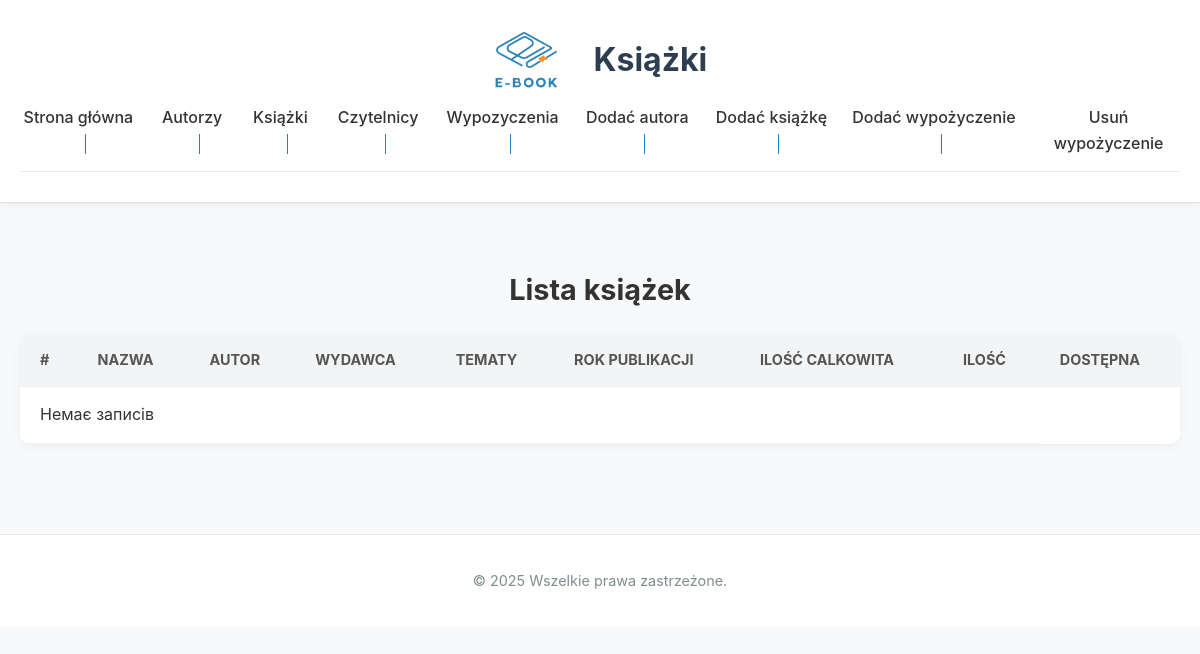
Page /Main/ksiazki.php on the earlier database version.
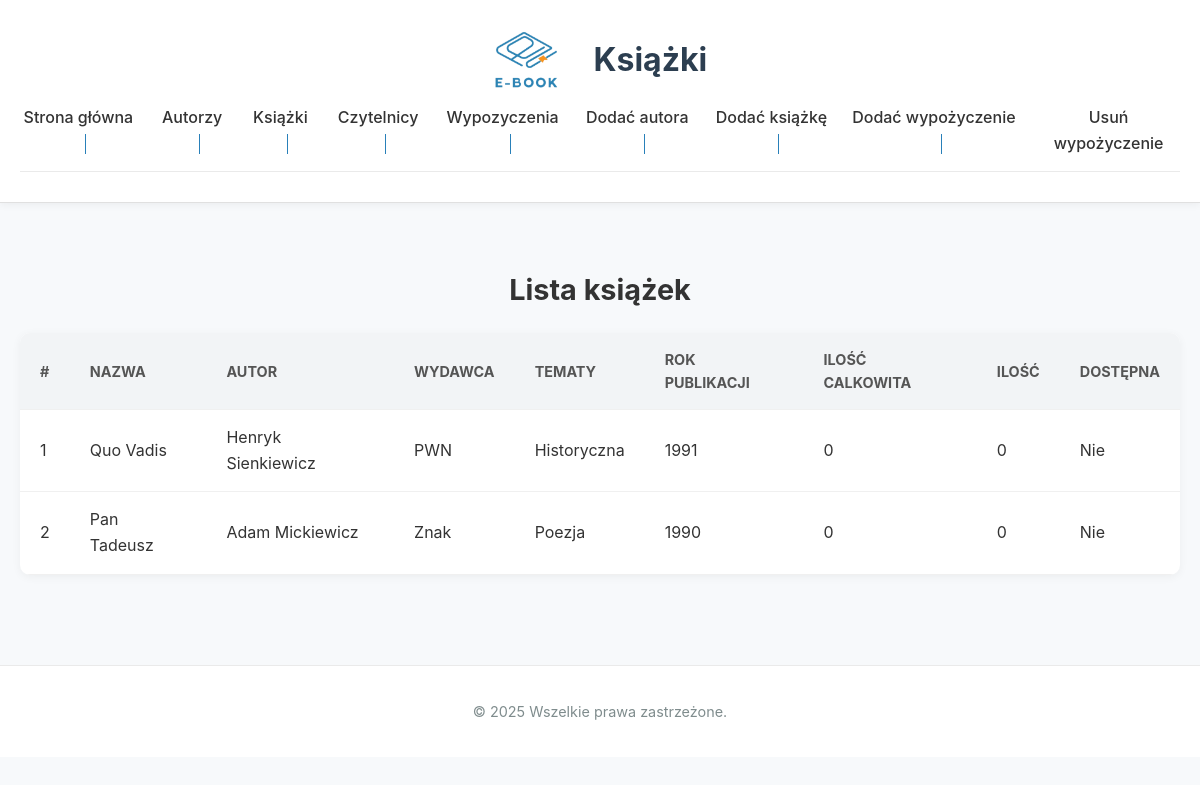
Same page on the later database version.
### tables this page shows
CREATE TABLE ksiazka (
    id INT AUTO_INCREMENT PRIMARY KEY,
    tytul VARCHAR(200) NOT NULL,
    autor_id INT,
    wydawca_id INT,
    rok_wydania YEAR,
    tematyka_id INT,
    FOREIGN KEY (autor_id) REFERENCES autor(id),
    FOREIGN KEY (wydawca_id) REFERENCES wydawca(id),
    FOREIGN KEY (tematyka_id) REFERENCES tematyka(id)
);

CREATE TABLE wydawca (
    id INT AUTO_INCREMENT PRIMARY KEY,
    nazwa VARCHAR(100) NOT NULL
);

CREATE TABLE tematyka (
    id INT AUTO_INCREMENT PRIMARY KEY,
    nazwa VARCHAR(100) NOT NULL
);

### Main/ksiazki.php (the view, shortened to what this page needs)
<?php include 'baza.php'; ?>
<!DOCTYPE html>
<html lang="pl">
<head>
    <link rel="stylesheet" href="style.css">
</head>
<body>
    <header>
          <div class="header-container">
            <img src="../logo.png" alt="Logo" class="logo">
            <h1>Książki</h1>
        </div>
        <?php include 'navigation.php'; ?>
    </header>
    <main>
        <h2>Lista książek</h2>
        <table>
    <thead>
        <tr>
            <th>#</th>
            <th>Nazwa</th>
            <th>Autor</th>
            <th>Wydawca</th>
            <th>Tematy</th>
            <th>Rok publikacji</th>
            <th>Ilość calkowita</th>
            <th>Ilość</th>
            <th>Dostępna</th>
        </tr>
    </thead>
    <tbody>
        <?php
            $result = $conn->query("SELECT k.id, k.tytul, CONCAT(a.imie, ' ', a.nazwisko) AS autor, w.nazwa AS wydawca, t.nazwa AS tematyka,
            k.rok_wydania, k.ilosc_dostepnych, k.dostepnosc, k.ilosc_calkowita
            FROM ksiazka k
            JOIN autor a ON k.autor_id = a.id
            JOIN wydawca w ON k.wydawca_id = w.id
            JOIN tematyka t ON k.tematyka_id = t.id");
            if ($result->num_rows > 0) {
            while ($row = $result->fetch_assoc()) {
            $dostepnosc = ($row['ilosc_dostepnych'] == 0) ? "Nie" : "Tak";
            echo "<tr>
            <td>" . htmlspecialchars($row['id']) . "</td>
            <td>" . htmlspecialchars($row['tytul']) . "</td>
            <td>" . htmlspecialchars($row['autor']) . "</td>
            <td>" . htmlspecialchars($row['wydawca']) . "</td>
            <td>" . htmlspecialchars($row['tematyka']) . "</td>
            <td>" . htmlspecialchars($row['rok_wydania']) . "</td>
            <td>" . htmlspecialchars($row['ilosc_calkowita']) . "</td>
            <td>" . htmlspecialchars($row['ilosc_dostepnych']) . "</td>
            <td>" . $dostepnosc . "</td>
            </tr>";
            }
            } else {
            echo "<tr><td colspan='8'>Немає записів</td></tr>";
            }
        ?>
    </tbody>
</table>
    </main>
    <footer>
        <p>© 2025 Wszelkie prawa zastrzeżone.</p>
    </footer>
</body>
</html>

### Main/navigation.php
<?php
    $nav = '<nav>';
    $nav .= '<a href="startBiblioteka.php">Strona główna</a>';
    $nav .= '<a href="autorzy.php">Autorzy</a>';
    $nav .= '<a href="ksiazki.php">Książki</a>';
    $nav .= '<a href="czytelnicy.php">Czytelnicy</a>';
    $nav .= '<a href="wypozyczenia.php">Wypozyczenia</a>';
    $nav .= '<a href="addAutor.php">Dodać autora</a>';
    $nav .= '<a href="addKsiazka.php">Dodać książkę</a>';
    $nav .= '<a href="addWypozycelnika.php">Dodać wypożyczenie</a>';
    $nav .= '<a href="returnBook.php">Usuń wypożyczenie</a>';
    $nav .= '</nav>';
    echo $nav;
?>

### Main/style.css (style rules this page uses)
* { box-sizing: border-box; }
body { font-family: 'Inter', 'Open Sans', 'Poppins', sans-serif; margin: 0; padding: 0; background-color: #f7f9fb; color: #333; line-height: 1.6; }
header { background-color: #ffffff; padding: 30px 20px; text-align: center; box-shadow: 0 2px 8px rgba(0, 0, 0, 0.05); border-bottom: 1px solid #e0e0e0; }
main h2 { text-align: center; font-size: 1.8rem; margin-bottom: 20px; }
header h1 { margin: 0; font-size: 2rem; color: #2c3e50; }
.header-container { display: flex; justify-content: center; align-items: center; gap: 20px; padding: 0 20px; }
.logo { height: 60px; margin-right: 15px; }
nav { background-color: #ffffff; display: flex; justify-content: center; gap: 20px; padding: 15px 0; border-bottom: 1px solid #eaeaea; }
nav a { text-decoration: none; color: #333; font-weight: 500; transition: color 0.3s; }
nav a:not(:last-child)::after { content: ""; display: inline-block; height: 20px; width: 1px; background-color: #2980b9; margin-left: 15px; vertical-align: middle; }
main { padding: 40px 20px; max-width: 1200px; margin: auto; }
table { width: 100%; border-collapse: collapse; background-color: #fff; border-radius: 10px; overflow: hidden; box-shadow: 0 2px 10px rgba(0, 0, 0, 0.05); }
table th, table td { padding: 15px 20px; border-bottom: 1px solid #f0f0f0; text-align: left; }
table th { background-color: #f2f4f6; color: #555; font-size: 0.9rem; text-transform: uppercase; }
footer { background-color: #ffffff; color: #7f8c8d; text-align: center; padding: 20px; font-size: 0.9rem; border-top: 1px solid #eaeaea; margin-top: 50px; }

Differences in the rows shown:
added ksiazka: id "1", tytul "Quo Vadis", autor "Henryk Sienkiewicz", wydawca.nazwa "PWN", tematyka.nazwa "Historyczna", rok_wydania "1991", ilosc_calkowita "0", ilosc_dostepnych "0", ilosc_dostepnych "Nie"
added ksiazka: id "2", tytul "Pan Tadeusz", autor "Adam Mickiewicz", wydawca.nazwa "Znak", tematyka.nazwa "Poezja", rok_wydania "1990", ilosc_calkowita "0", ilosc_dostepnych "0", ilosc_dostepnych "Nie"
Other differences:
text no longer shown: "Немає записів"
